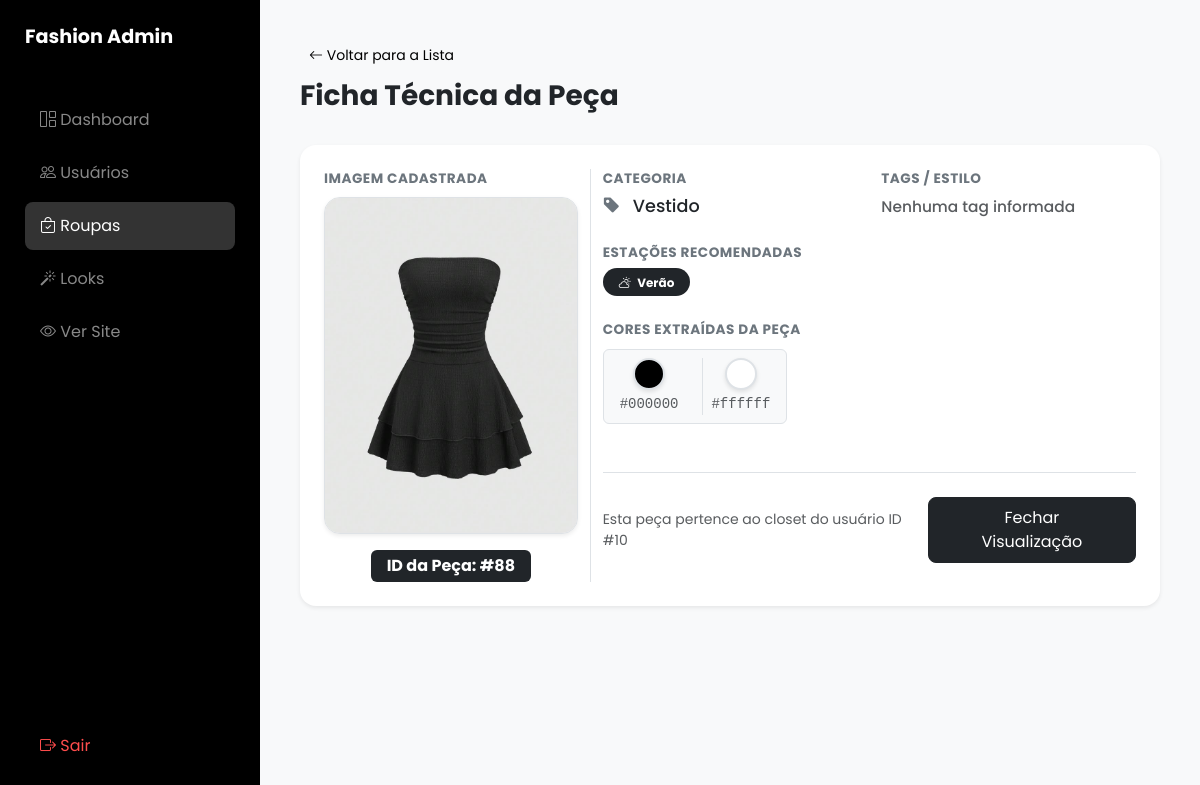
The page /TCC/admin/roupas_editar.php?id=88 (signed in) on the database its author committed.
### tables this page shows
CREATE TABLE IF NOT EXISTS `roupas` (
  `id` int NOT NULL AUTO_INCREMENT,
  `idusuario` int NOT NULL,
  `foto` varchar(255) NOT NULL,
  `cor1` varchar(20) DEFAULT NULL,
  `cor2` varchar(20) DEFAULT NULL,
  `idCategoria` int NOT NULL,
  `idEstacao` int DEFAULT NULL,
  `estacoes` varchar(255) DEFAULT NULL,
  `tags` text,
  PRIMARY KEY (`id`),
  KEY `idusuario` (`idusuario`),
  KEY `idCategoria` (`idCategoria`),
  KEY `fk_roupas_estacao` (`idEstacao`)
);

CREATE TABLE IF NOT EXISTS `categorias` (
  `id` int NOT NULL AUTO_INCREMENT,
  `nome` varchar(50) NOT NULL,
  PRIMARY KEY (`id`)
);

### TCC/admin/roupas_editar.php (the view, shortened to what this page needs)
<?php
require_once("../conexao.php");
$id = (int)$_GET['id'];
$sql = "SELECT r.*, c.nome as categoria_nome
        FROM roupas r
        LEFT JOIN categorias c ON r.idCategoria = c.id
        WHERE r.id = ?";
$stmt = $con->prepare($sql);
$stmt->bind_param("i", $id);
$stmt->execute();
$roupa = $stmt->get_result()->fetch_assoc();
$isFound = $roupa ? true : false;
$listaEstacoes = [];
if ($isFound) {
    $resultEst = $con->query("SELECT id, nome FROM estacoes");
    while ($row = $resultEst->fetch_assoc()) {
        $listaEstacoes[$row['id']] = $row['nome'];
    }
}
require_once("header_admin.php");
?>
<div class="mb-4 d-flex justify-content-between align-items-center">
    <div>
        <a href="roupas_lista.php" class="btn btn-light btn-sm mb-2"><i class="bi bi-arrow-left"></i> Voltar para a Lista</a>
        <h1 class="fw-bold h3">Ficha Técnica da Peça</h1>
    </div>
</div>
<?php if ($isFound): ?>
<div class="card border-0 shadow-sm rounded-4 bg-white">
    <div class="card-body p-4">
        <div class="row g-4">
            <div class="col-md-4 text-center border-end">
                <span class="info-label text-start d-block mb-2">Imagem Cadastrada</span>
                <?php
                $foto_peca = (!empty($roupa['foto']) && file_exists("../" . $roupa['foto']))
                    ? "../" . htmlspecialchars($roupa['foto'])
                    : "../assets/img/roupas/default.jpg";
                ?>
                <img src="<?= $foto_peca ?>" class="img-fluid rounded-4 border shadow-sm mb-3" style="max-height: 350px; width: 100%; object-fit: contain; background: #f8f9fa;">
                <div class="badge bg-dark px-3 py-2 fs-6">ID da Peça: #<?= $roupa['id'] ?></div>
            </div>
            <div class="col-md-8">
                <div class="row g-4">
                    <div class="col-md-6">
                        <span class="info-label">Categoria</span>
                        <div class="info-value">
                            <i class="bi bi-tag-fill me-2 text-secondary"></i>
                            <?= htmlspecialchars($roupa['categoria_nome'] ?? 'Sem Categoria') ?>
                        </div>
                    </div>
                    <div class="col-md-6">
                        <span class="info-label">Tags / Estilo</span>
                        <div class="info-value">
                            <?php if(!empty($roupa['tags'])): ?>
                                <?php foreach(explode(',', $roupa['tags']) as $tag): ?>
                                    <span class="badge bg-light text-dark border rounded-3 me-1"><?= htmlspecialchars(trim($tag)) ?></span>
                                <?php endforeach; ?>
                            <?php else: ?>
                                <span class="text-muted small italic-text">Nenhuma tag informada</span>
                            <?php endif; ?>
                        </div>
                    </div>
                    <div class="col-md-12">
                        <span class="info-label">Estações Recomendadas</span>
                        <div class="d-flex flex-wrap gap-2 mt-1">
                            <?php
                            $marcados = array_filter(explode(',', $roupa['estacoes'] ?? ''));
                            if (!empty($marcados)):
                                foreach ($marcados as $idEst):
                                    if(isset($listaEstacoes[$idEst])): ?>
                                        <span class="badge bg-dark rounded-pill px-3 py-2">
                                            <i class="bi bi-cloud-sun me-1"></i> <?= htmlspecialchars($listaEstacoes[$idEst]) ?>
                                        </span>
                                    <?php endif;
                                endforeach;
                            else: ?>
                                <span class="text-muted small italic-text">Nenhuma estação vinculada</span>
                            <?php endif; ?>
                        </div>
                    </div>
                    <div class="col-md-6">
                        <span class="info-label">Cores Extraídas da Peça</span>
                        <div class="d-flex gap-3 mt-2 p-2 border rounded bg-light align-items-center justify-content-start" style="max-width: max-content;">
                            <?php if(!empty($roupa['cor1'])): ?>
                                <div class="text-center px-2">
                                    <span class="color-preview-circle" style="background-color: <?= $roupa['cor1'] ?>;"></span>
                                    <small class="d-block text-muted mt-1 small" style="font-family: monospace;"><?= $roupa['cor1'] ?></small>
                                </div>
                            <?php endif; ?>
                            <?php if(!empty($roupa['cor2'])): ?>
                                <div class="text-center px-2 border-start">
                                    <span class="color-preview-circle" style="background-color: <?= $roupa['cor2'] ?>;"></span>
                                    <small class="d-block text-muted mt-1 small" style="font-family: monospace;"><?= $roupa['cor2'] ?></small>
                                </div>
                            <?php endif; ?>
                        </div>
                    </div>
                </div>
                <div class="mt-5 pt-4 border-top d-flex justify-content-between">
                    <span class="text-muted small my-auto">Esta peça pertence ao closet do usuário ID #<?= $roupa['idusuario'] ?></span>
                    <div>
                        <a href="roupas_lista.php" class="btn btn-dark px-4 py-2 rounded-3">
                            Fechar Visualização
                        </a>
                    </div>
                </div>
            </div>
        </div>
    </div>
</div>
<?php endif; ?>
<?php require_once("footer_admin.php"); ?>

### TCC/admin/css/estilo_admin.css (style rules this page uses)
body { font-family: 'Poppins', sans-serif; background: #f8f9fa; margin: 0; }

### TCC/admin/roupas_editar.php (style rules this page uses)
.color-preview-circle { width: 32px; height: 32px; border-radius: 50%; display: inline-block; border: 2px solid #dee2e6; box-shadow: 0 2px 4px rgba(0,0,0,0.1); vertical-align: middle; }
.info-label { font-weight: 700; color: #6c757d; font-size: 0.85rem; text-transform: uppercase; letter-spacing: 0.5px; display: block; margin-bottom: 4px; }
.info-value { color: #212529; font-size: 1.1rem; font-weight: 500; }

### rows shown on the page
roupas: foto (picture), id "88", idCategoria.nome "Vestido", estacoes "Verão", cor1 "#000000", cor2 "#ffffff", idusuario "10"
